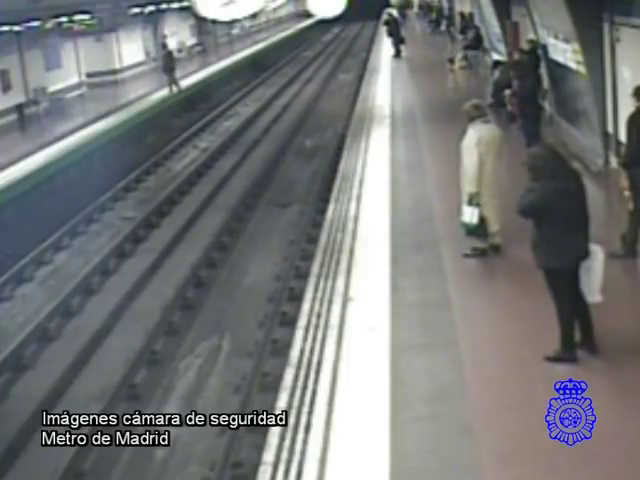
#> input picture frame 153 of test_video/a1-003 1 minuto 1 via.mkv, 640 x 480 px
$ python test_BackgroundSubtractor.py
#> lines starting #> are read from the running program, lines starting #| are printed output that depends on the picture; after the words box and inside, x2 and y2 are one past the last pixel; in counts of white or black regions, pixels touching at a corner belong together; long printed decimals are rounded
import cv2
import numpy as np
import time
import csv

from os import remove
from os import path

fileCSV = 'test_blackground_subtractor/test_BS.csv'

if path.exists(fileCSV):
    remove(fileCSV)

with open(fileCSV, "a+", newline ='') as csvfile:

    wr = csv.writer(csvfile, dialect='excel', delimiter=';')
    wr.writerow(['frameCount', 'mogCount', 'mog2MCount', 'gmgCount', 'knnCount', 'cntCount' ,'frameCount', 'MOGtime', 'MOG2time', 'GMGtime', 'KNNtime', 'CNTtime'])


# Video Capture
capture = cv2.VideoCapture("./test_video/a1-003 1 minuto 1 via.mkv")

# [8 lines of commented-out code are left out]
mogSubtractor = cv2.bgsegm.createBackgroundSubtractorMOG()
mog2Subtractor = cv2.createBackgroundSubtractorMOG2()
gmgSubtractor = cv2.bgsegm.createBackgroundSubtractorGMG()
knnSubtractor = cv2.createBackgroundSubtractorKNN()
cntSubtractor = cv2.bgsegm.createBackgroundSubtractorCNT()

# Keeps track of what frame we're on
frameCount = 0

# Determine how many pixels do you want to detect to be considered "movement"
movementCount = 1000
movementText = "Movement"
textColor = (255, 255, 255)


while(1):
    # Return Value and the current frame
    ret, frame = capture.read()
#> frame is the input picture: shape (480, 640, 3); mean B, G, R 120.3, 120.1, 117.7

    #  Check if a current frame actually exist
    if not ret:
        break

    frameCount += 1

    kernel = cv2.getStructuringElement(cv2.MORPH_ELLIPSE, (3, 3)) # Sería mejor aplicar apertura morfológica al resultado para eliminar los ruidos. // https://docs.opencv.org/4.x/d8/d38/tutorial_bgsegm_bg_subtraction.html

    # Get the foreground masks using all of the subtractors

    inicio = time.time()

    mogMask = mogSubtractor.apply(frame)
#> mogMask: shape (480, 640); every value is 0

    fin = time.time()
    MOGtime = fin-inicio

    inicio = time.time()

    mog2Mmask = mog2Subtractor.apply(frame)
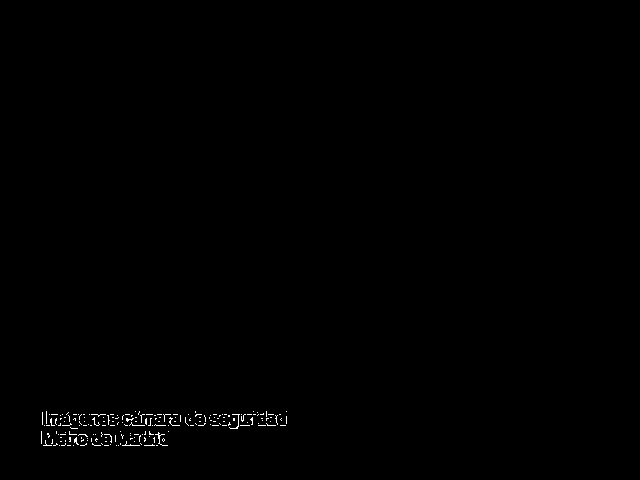
#> mog2Mmask: shape (480, 640); values 127 (black) and 255 (white), 0.33% white in thin lines or dots, all inside (x1, y1, x2, y2) = (41, 411, 287, 446)
    mog2Mmask = cv2.morphologyEx(mog2Mmask, cv2.MORPH_OPEN, kernel)
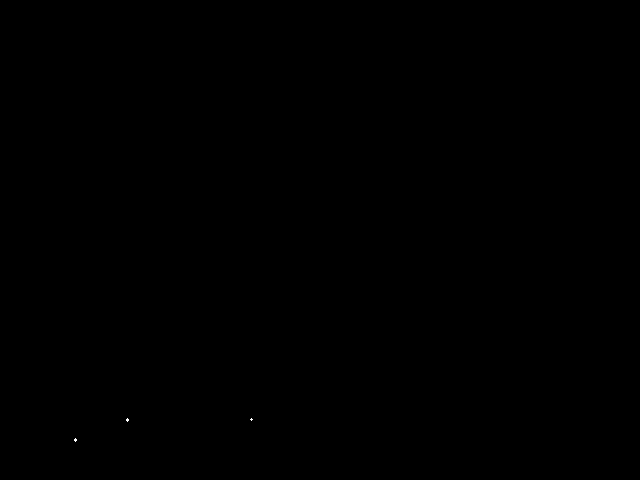
#> mog2Mmask: shape (480, 640); values 127 (black) and 255 (white), 0.01% white in thin lines or dots, all inside (x1, y1, x2, y2) = (74, 418, 253, 442)

    fin = time.time()
    MOG2time = fin-inicio

    inicio = time.time()

    gmgMask = gmgSubtractor.apply(frame)
    gmgMask = cv2.morphologyEx(gmgMask, cv2.MORPH_OPEN, kernel)

    fin = time.time()
    GMGtime = fin-inicio

    inicio = time.time()

    knnMask = knnSubtractor.apply(frame)
#> knnMask: shape (480, 640); every value is 255

    fin = time.time()
    KNNtime = fin-inicio

    inicio = time.time()

    cntMask = cntSubtractor.apply(frame)

    fin = time.time()
    CNTtime = fin-inicio


    # Count all the non zero pixels within the masks
    mogCount = np.count_nonzero(mogMask)
#> mogCount = 0
    mog2MCount = np.count_nonzero(mog2Mmask)
#> mog2MCount = 307200
    gmgCount = np.count_nonzero(gmgMask)
#> gmgCount = 0
    knnCount = np.count_nonzero(knnMask)
#> knnCount = 307200
    cntCount = np.count_nonzero(cntMask)
#> cntCount = 307200

    print('mog Frame: {}, Pixel Count: {}, Time {}'.format(frameCount, mogCount, MOGtime))
#| mog Frame: 1, Pixel Count: 0, Time 0.02729
    print('mog2M Frame: {}, Pixel Count: {}, Time {}'.format(frameCount, mog2MCount, MOG2time))
#| mog2M Frame: 1, Pixel Count: 307200, Time 0.02876
    print('gmg Frame: {}, Pixel Count: {}, Time {}'.format(frameCount, gmgCount, GMGtime))
#| gmg Frame: 1, Pixel Count: 0, Time 0.1065
    print('knn Frame: {}, Pixel Count: {}, Time {}'.format(frameCount, knnCount, KNNtime))
#| knn Frame: 1, Pixel Count: 307200, Time 0.05488
    print('cnt Frame: {}, Pixel Count: {}, Time {}'.format(frameCount, cntCount, CNTtime))
#| cnt Frame: 1, Pixel Count: 307200, Time 0.01082

    # [5 lines of commented-out code are left out]

    CSV = [frameCount, mogCount, mog2MCount, gmgCount, knnCount, cntCount ,frameCount, MOGtime, MOG2time, GMGtime, KNNtime, CNTtime]
#> CSV = [1, 0, 307200, 0, 307200, 307200, 1, 0.0273, 0.0288, 0.106, 0.0549, 0.0108]

    with open(fileCSV, "a+", newline ='') as csvfile:

        wr = csv.writer(csvfile, dialect='excel', delimiter=';')
        wr.writerow(CSV)
        # [5 lines of commented-out code are left out]

    titleTextPosition = (5, 40)
    titleTextSize = .7
    cv2.putText(mogMask, 'MOG, Frame: {}'.format(frameCount), titleTextPosition,
                cv2.FONT_HERSHEY_SIMPLEX, titleTextSize, textColor, 2, cv2.LINE_AA)
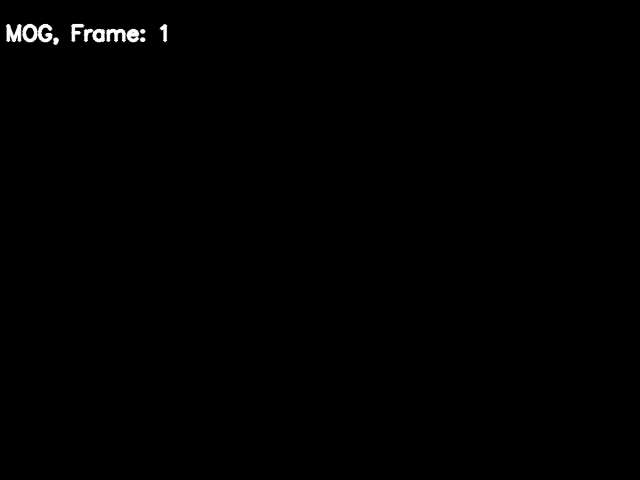
#> mogMask: shape (480, 640); min 0, max 255, mean 1
    cv2.putText(mog2Mmask, 'MOG2, Frame: {}'.format(frameCount), titleTextPosition,
                cv2.FONT_HERSHEY_SIMPLEX, titleTextSize, textColor, 2, cv2.LINE_AA)
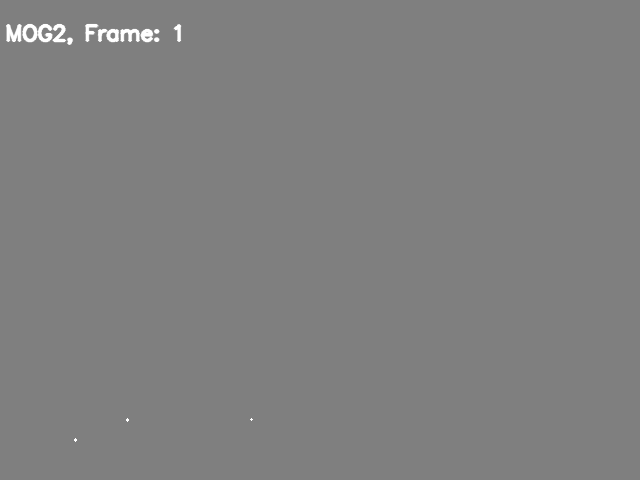
#> mog2Mmask: shape (480, 640); 0.62% of pixels changed, all inside (x1, y1, x2, y2) = (5, 23, 182, 45)
    cv2.putText(gmgMask, 'GMG, Frame: {}'.format(frameCount), titleTextPosition,
                cv2.FONT_HERSHEY_SIMPLEX, titleTextSize, textColor, 2, cv2.LINE_AA)
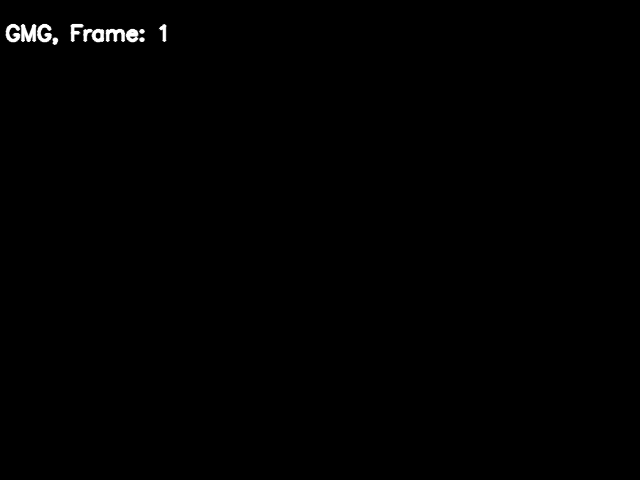
#> gmgMask: shape (480, 640); min 0, max 255, mean 1
    cv2.putText(knnMask, 'KNN, Frame: {}'.format(frameCount), titleTextPosition,
                cv2.FONT_HERSHEY_SIMPLEX, titleTextSize, textColor, 2, cv2.LINE_AA)
    cv2.putText(cntMask, 'CNT, Frame: {}'.format(frameCount), titleTextPosition,
                cv2.FONT_HERSHEY_SIMPLEX, titleTextSize, textColor, 2, cv2.LINE_AA)

    stealingTextPosition = (0, 80)
    if (frameCount > 1):
        if (mogCount > movementCount):
            print('movementT MOG')
            cv2.putText(mogMask, 'Movement', stealingTextPosition,
                        cv2.FONT_HERSHEY_SIMPLEX, titleTextSize, textColor, 2, cv2.LINE_AA)
        if (mog2MCount > movementCount):
            print('movement MOG2')
            cv2.putText(mog2Mmask, 'Movement', stealingTextPosition,
                        cv2.FONT_HERSHEY_SIMPLEX, titleTextSize, textColor, 2, cv2.LINE_AA)
        if (gmgCount > movementCount):
            print('movement GMG')
            cv2.putText(gmgMask, 'Movement', stealingTextPosition,
                        cv2.FONT_HERSHEY_SIMPLEX, titleTextSize, textColor, 2, cv2.LINE_AA)
        if (knnCount > movementCount):
            print('movement KNN')
            cv2.putText(knnMask, 'Movement', stealingTextPosition,
                        cv2.FONT_HERSHEY_SIMPLEX, titleTextSize, textColor, 2, cv2.LINE_AA)
        if (cntCount > movementCount):
            print('movement CNT')
            cv2.putText(cntMask, 'Movement', stealingTextPosition,
                        cv2.FONT_HERSHEY_SIMPLEX, titleTextSize, textColor, 2, cv2.LINE_AA)

    cv2.imshow('Original', frame)
    cv2.imshow('MOG', mogMask)
    cv2.imshow('MOG2', mog2Mmask)
    cv2.imshow('GMG', gmgMask)
    cv2.imshow('KNN', knnMask)
    cv2.imshow('CNT', cntMask)

    cv2.moveWindow('Original', 0, 0)
    cv2.moveWindow('MOG', 640, 0)
    cv2.moveWindow('KNN', 1280, 0)
    cv2.moveWindow('GMG', 0, 500)
    cv2.moveWindow('MOG2', 640, 500)
    cv2.moveWindow('CNT', 1280, 500)

    k = cv2.waitKey(1) & 0xff
#> (key Esc is pressed here)
    if k == 27:
            break

    # Cerrar ventana desde X
    elif cv2.getWindowProperty('Original', cv2.WND_PROP_AUTOSIZE) < 1:
        break
    # parar si frame = x
   # if frameCount == 750:
   #     cv2.waitKey(-1)

capture.release()
cv2.destroyAllWindows()

$ run again, starting later in the video
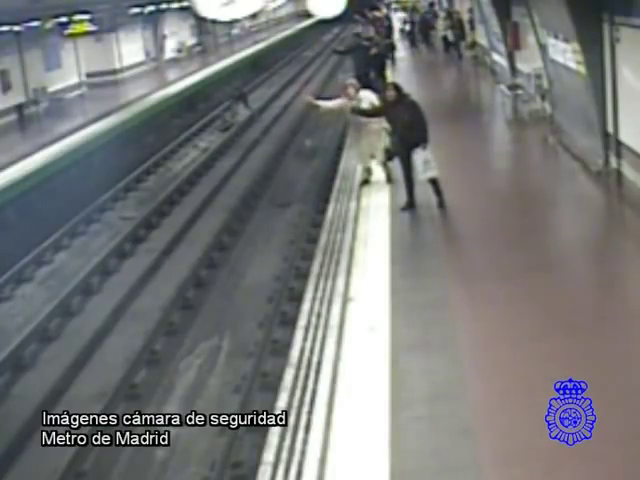
#> input picture frame 691 of test_video/a1-003 1 minuto 1 via.mkv, 640 x 480 px
#> frame is the input picture: shape (480, 640, 3); mean B, G, R 120.9, 120.9, 119.4
#> `mog2Mmask = mog2Subtractor.apply(frame)`:
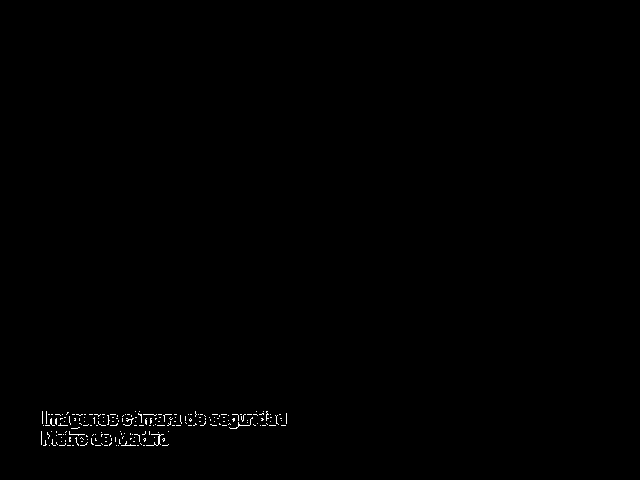
#> mog2Mmask: shape (480, 640); values 127 (black) and 255 (white), 0.32% white in thin lines or dots, all inside (x1, y1, x2, y2) = (41, 411, 287, 446)
#> knnMask: shape (480, 640); every value is 255
#> mogCount = 0
#> mog2MCount = 307200
#> gmgCount = 0
#> knnCount = 307200
#| mog Frame: 1, Pixel Count: 0, Time 0.02686
#| mog2M Frame: 1, Pixel Count: 307200, Time 0.01846
#| gmg Frame: 1, Pixel Count: 0, Time 0.06286
#| knn Frame: 1, Pixel Count: 307200, Time 0.04272
#| cnt Frame: 1, Pixel Count: 307200, Time 0.01064
#> CSV = [1, 0, 307200, 0, 307200, 307200, 1, 0.0269, 0.0185, 0.0629, 0.0427, 0.0106]
#> gmgMask: shape (480, 640); min 0, max 255, mean 1

$ run again, starting later in the video
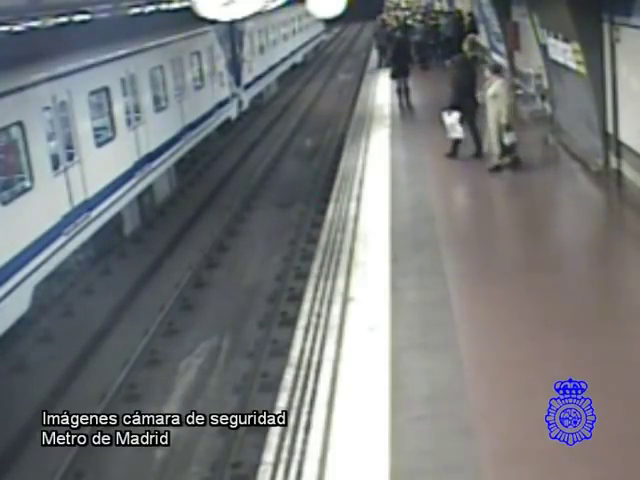
#> input picture frame 1228 of test_video/a1-003 1 minuto 1 via.mkv, 640 x 480 px
#> frame is the input picture: shape (480, 640, 3); mean B, G, R 123.1, 121.3, 118.3
#> `mog2Mmask = mog2Subtractor.apply(frame)`:
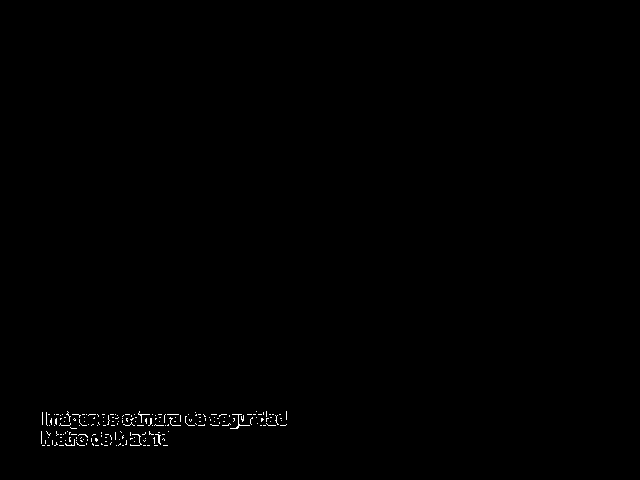
#> mog2Mmask: shape (480, 640); values 127 (black) and 255 (white), 0.32% white in thin lines or dots, all inside (x1, y1, x2, y2) = (41, 411, 287, 446)
#> knnMask: shape (480, 640); every value is 255
#> mogCount = 0
#> mog2MCount = 307200
#> gmgCount = 0
#> knnCount = 307200
#| mog Frame: 1, Pixel Count: 0, Time 0.02709
#| mog2M Frame: 1, Pixel Count: 307200, Time 0.01917
#| gmg Frame: 1, Pixel Count: 0, Time 0.07001
#| knn Frame: 1, Pixel Count: 307200, Time 0.05446
#| cnt Frame: 1, Pixel Count: 307200, Time 0.01071
#> CSV = [1, 0, 307200, 0, 307200, 307200, 1, 0.0271, 0.0192, 0.07, 0.0545, 0.0107]
#> gmgMask: shape (480, 640); min 0, max 255, mean 1
